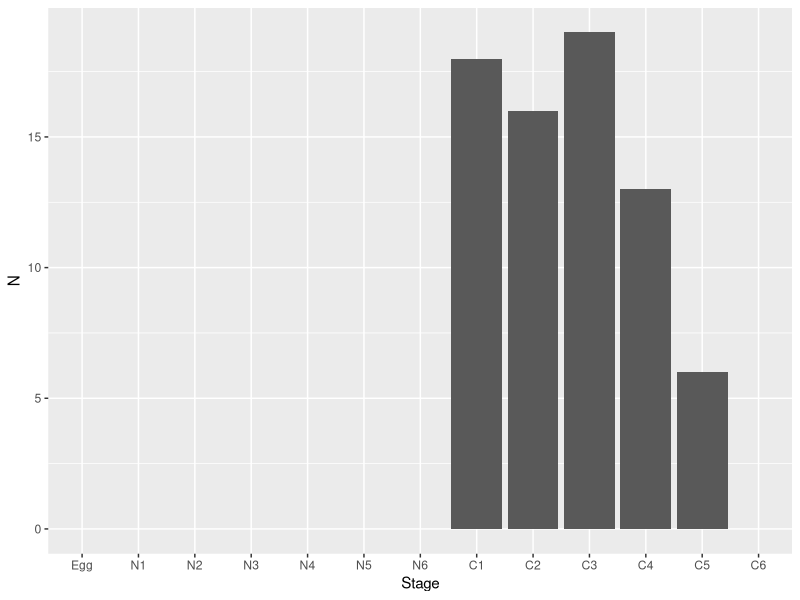

R code for this plot:
#     An Individual-Based Model of Copepods
#     By FjordProcess IBM Workshop October 2023

#############################################################################
### Prepping the workspace ----
rm(list=ls()) # clear workspace

#############################################################################
### Load libraries - for functions not in base packages ----
library(ggplot2)

#############################################################################
### Set up the initial population ----
initPop <-read.csv("InitialAbund.csv") # load initial population information

initPop$Stage<- factor(initPop$Stage,
                       levels=initPop$Stage,
                       labels=initPop$Stage) # code stage as a factor

# a look at the stage distribution
ggplot()+
  geom_bar(data = initPop, 
           mapping = aes(x = Stage, y = N),
           stat = "identity")

# Making our initial population
totPop <- sum(initPop$N) # find the total population size
forID <- paste("ID", c(1:totPop), sep = "_") # making a vector of IDs
forStage <- rep(initPop$Stage, times = initPop$N) # making a vector of stages
forStage <- factor(forStage,
                   levels=initPop$Stage,
                   labels=initPop$Stage) # code stage as a factor with levels ordered as we like
ZMat <- data.frame(ID = forID,
                   Stage = forStage) # make my initial population matrix

#############################################################################
### Model parameters ----
startTime <- 45 # starting day of year for model simulation, 14 Feb to align with sampling
endTime <- 181 # ending day of year for model simulation, 30 June
delta.t <- 1 # time-step in days

#############################################################################
### Time-stepping loop ----

for (tNow in seq(from = startTime, to = endTime, by = delta.t)){
  
  
  
  
  
  
  
  # Storing our progress
  
}



